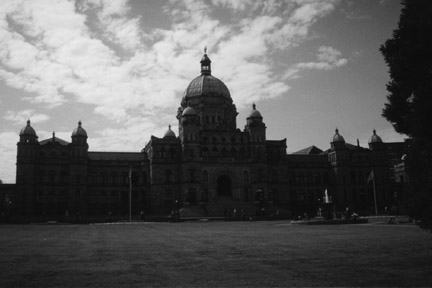
%> input picture Ex4/house.png, 432 x 288 px, given in place of corel.png, which was not available
$ octave ex4.m   (GNU Octave 9; MATLAB toolbox functions it lacks are replaced by stand-ins)
%> lines starting %> are read from the running program, lines starting %| are printed output that depends on the picture; pictures that were not available may be replaced by others from this repository, and a replacement may not be noted
%> further down, A is the input picture: size 288x432 uint8; min 4, max 235, mean 92.9
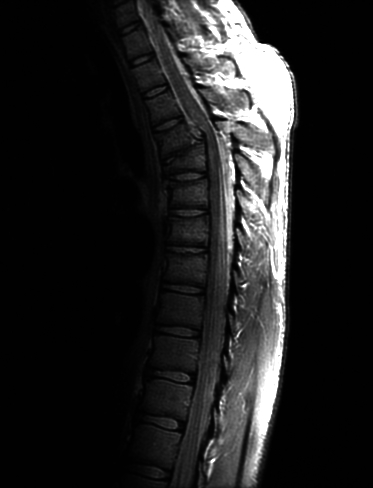
%> input picture Ex4/spine.jpg, 373 x 488 px
%> further down, B is the input picture: size 488x373 uint8; min 0, max 255, mean 32.6
### Ex4/histequal.m
function [output_img, y_prime] = histequal(input_img)
L = 256;
[m,n] = size(input_img);
%> m = 288; n = 432
my_hist = zeros(1,L);

img_1D = input_img(:);
my_hist = imhist(input_img);
%> my_hist = 256 values, max 3391 at index 17, min 0 at index 1, mean 486

p = my_hist./(m*n);
%> p = 256 values, max 0.0273 at index 17, min 0 at index 1, mean 0.00391


y_prime = cumsum(p);
%> y_prime = 256 values from 0 to 1
y = floor(y_prime*(L-1)+0.5);
%> y = 256 values from 0 to 255

for i = 1:m*n
    img_1D(i) = y(img_1D(i)+1);
end
output_img = reshape(img_1D, m,n);
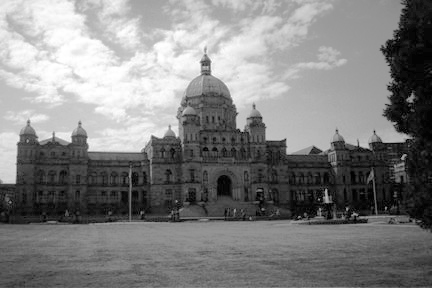
%> output_img: size 288x432 uint8; min 0, max 255, mean 128.6


% [13 lines of commented-out code are left out]

### Ex4/histMatch.m
function  output = histMatch(img,Ref)
L = 256;

[~, T] = histequal(img);
%> T = 256 values from 0 to 1
[~, G] = histequal(Ref);
%> in histequal (call 2), `my_hist = imhist(input_img);`: my_hist = 256 values, max 102029 at index 2, min 1 at index 218, mean 711
%> in histequal (call 2), `p = my_hist./(m*n);`: p = 256 values, max 0.561 at index 2, min 5.49e-06 at index 218, mean 0.00391
%> in histequal (call 2), `y_prime = cumsum(p);`: y_prime = 256 values from 0.0123 to 1
%> in histequal (call 2), `y = floor(y_prime*(L-1)+0.5);`: y = 256 values from 3 to 255
%> in histequal (call 2), `output_img = reshape(img_1D, m,n);`:
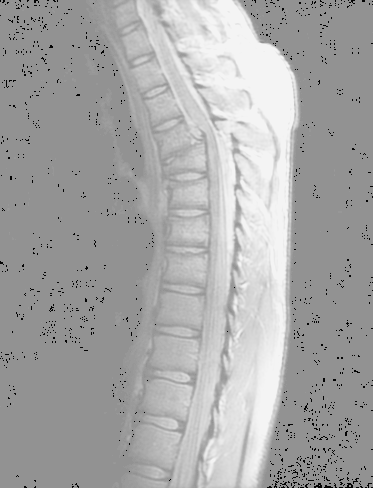
%> output_img: size 488x373 uint8; min 3, max 244, mean 167.5
%> G = 256 values from 0.0123 to 1
M = zeros(L,1);
for i = 1:L
    diff = abs(T(i)-G);
    [~,ind] = min(diff);
    M(i) = ind-1;
end
%> this loop made 256 passes
%> ind on passes 1 to 3: 1, 1, 1
%> after the loop, M = 256 values from 0 to 255

output = uint8(M(img+1));
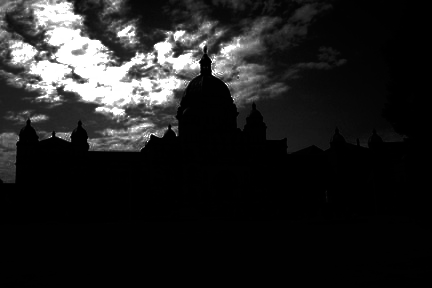
%> output: size 288x432 uint8; min 0, max 255, mean 32.8

### Ex4/ex4.m
% [63 lines of commented-out code are left out]

%% Task 3

clear all
close all
clc

A = imread('corel.png');
B = imread('spine.jpg');


A_B = histMatch(A,B);

figure,
subplot(2,3,1), imshow(A);
subplot(2,3,2), imshow(B);
subplot(2,3,3), imshow(A_B);
subplot(2,3,4), imhist(A);
subplot(2,3,5), imhist(B);
subplot(2,3,6), imhist(A_B);
%> after `imhist(A_B)`:
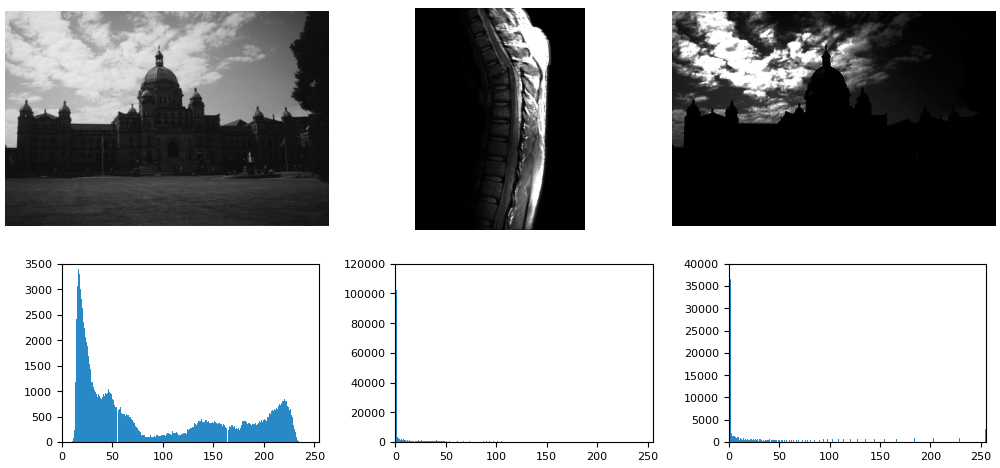
%> figure redrawn from the program's plot data, 6 panels

%> (the run ends here)
